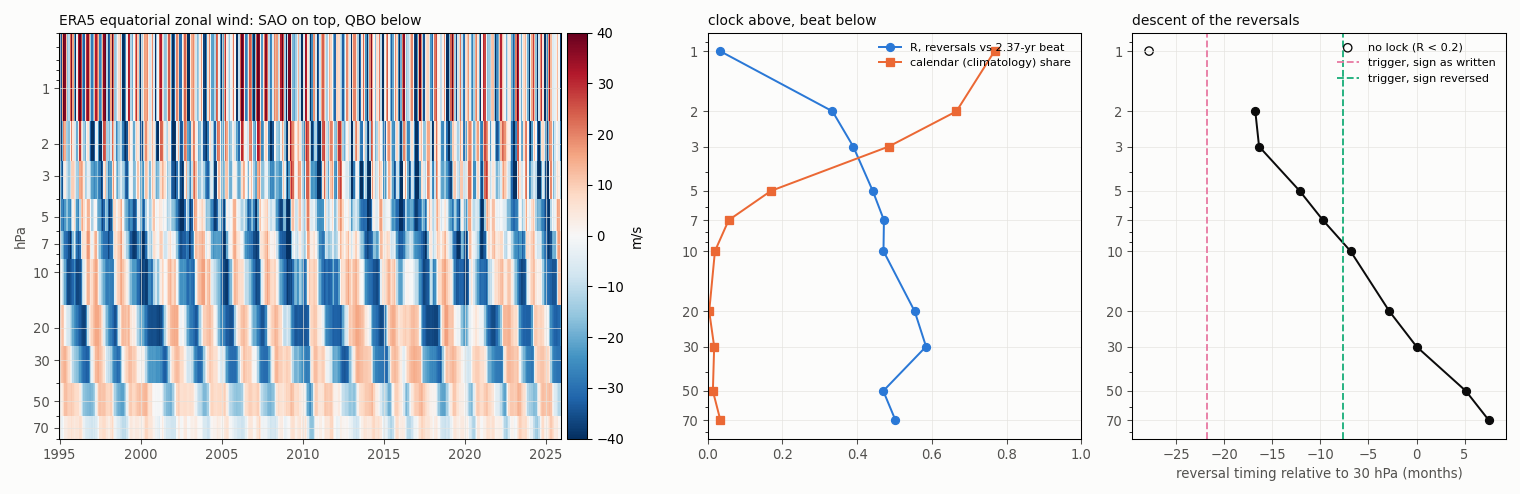

Recreate this plot in Python.
#!/usr/bin/env python3
"""SAO above, QBO below: the calendar clock and where the 2.37-yr beat takes hold (2026-10-22).

Data: ERA5 monthly zonal wind, zonal mean over 5S-5N, 1-70 hPa, 1979-2025
(experiments/Oct2026_generator/SAO/era5_u_eq_monthly.nc, fetch_sao.py).
1. SAO: per level, share of variance in the mean annual cycle and in its semiannual harmonic; year-to-year phase
   lock of the semiannual harmonic (Rayleigh R over years); inequality of the two cycles in the climatology.
2. QBO: per level, the wind minus its climatology, 5-month running mean; reversals with +-3 m/s hysteresis; their
   phase in the 2.370-yr beat (Rayleigh R, mean phase) as in qbo_phase_lock.py; interval-shuffle null for R.
   The mean phase against height gives the descent and the level where the reversal phase equals the drive's beat
   maximum for either sign of the drive (qbo_abs_phase.py: 30 hPa lags 21.8 or 7.6 months).
3. Month of QBO westerly onsets at 10/7/5 hPa against the SAO's westerly months.
    python3 qbo_sao.py  -> qbo_sao.png, stdout
"""
from pathlib import Path

import matplotlib
import netCDF4 as nc
import numpy as np

matplotlib.use("Agg")
import matplotlib.pyplot as plt  # noqa: E402

HERE = Path(__file__).resolve().parent
F = HERE.parent / "experiments/Oct2026_generator/SAO/era5_u_eq_monthly.nc"
F0 = (365.2422 / 27.212221) % 1.0; P0 = 1 / F0
INK, MUTED, GRID, SURF = "#0b0b0b", "#52514e", "#e4e3df", "#fcfcfb"
rng = np.random.default_rng(5)

ds = nc.Dataset(F)
tv = [k for k in ds.variables if "time" in k][0]; pv = [k for k in ds.variables if "pressure" in k or k == "level"][0]
times = nc.num2date(ds.variables[tv][:], ds.variables[tv].units)
T = np.array([d.year + (d.month - 1) / 12 for d in times]); P = np.asarray(ds.variables[pv][:])
U = np.asarray(ds.variables["u"][:]).mean(axis=(2, 3))          # (time, level): zonal and 5S-5N mean
o = np.argsort(T); T, U = T[o], U[o]; lv = np.argsort(P); P, U = P[lv], U[:, lv]
mon = np.round((T % 1) * 12).astype(int) % 12; yrs = np.floor(T).astype(int)
clim = np.array([[U[mon == m, j].mean() for m in range(12)] for j in range(len(P))])      # level x month

print("1. SAO / annual cycle by level")
print(f"{'hPa':>5s} {'clim share':>10s} {'semiann share':>13s} {'semiann R over yrs':>18s} {'SAO W peaks (m/s, months)':>28s} {'E troughs':>20s}")
for j, p in enumerate(P):
    u = U[:, j]; cl = clim[j][mon]
    h2 = np.fft.rfft(clim[j])[2]; sh2 = 2 * abs(h2 / 12) ** 2 / 2 / u.var()
    ph = []
    for y in np.unique(yrs):
        m = yrs == y
        if m.sum() == 12: ph.append(np.angle(np.sum(u[m] * np.exp(-2j * np.pi * 2 * np.arange(12) / 12))))
    R = abs(np.mean(np.exp(1j * np.array(ph))))
    c = clim[j]; w1, w2 = c[1:6].argmax() + 1, c[7:12].argmax() + 7; e1, e2 = np.r_[c[10:], c[:4]].argmin(), c[4:10].argmin() + 4
    e1 = (e1 + 10) % 12
    print(f"{p:5.0f} {cl.var() / u.var():10.2f} {sh2:13.2f} {R:18.2f}   {c[w1]:+5.1f} ({w1 + 1:2d}) / {c[w2]:+5.1f} ({w2 + 1:2d})   {c[e1]:+5.1f} ({e1 + 1:2d}) / {c[e2]:+5.1f} ({e2 + 1:2d})")


def reversals(t, u, thr=3.0):
    out = []; state = np.sign(u[0]) or 1.0; last0 = t[0]
    for i in range(1, len(u)):
        if np.sign(u[i]) != np.sign(u[i - 1]): last0 = t[i - 1] + (t[i] - t[i - 1]) * u[i - 1] / (u[i - 1] - u[i])
        if state < 0 and u[i] > thr: out.append((last0, 1)); state = 1.0
        elif state > 0 and u[i] < -thr: out.append((last0, -1)); state = -1.0
    return np.array([a for a, _ in out]), np.array([b for _, b in out])


print("\n2. QBO (deseasonalized, 5-month mean): lock to the 2.370-yr beat by level")
rows = []
for j, p in enumerate(P):
    a = U[:, j] - clim[j][mon]; a = np.convolve(a, np.ones(5) / 5, "same")
    t, s = reversals(T[2:-2], a[2:-2])
    z = np.mean(np.exp(2j * np.pi * (F0 * (t - 1953.0) + np.where(s > 0, 0, 0.5))))
    d = np.diff(t); nul = []
    for _ in range(2000):
        tt = t[0] + np.concatenate([[0.0], np.cumsum(rng.permutation(d))]); ss = s[0] * (-1.0) ** np.arange(len(tt))
        nul.append(abs(np.mean(np.exp(2j * np.pi * (F0 * (tt - 1953.0) + np.where(ss > 0, 0, 0.5))))))
    ph = (np.angle(z) / (2 * np.pi)) % 1
    rows.append((p, len(t), abs(z), np.mean(np.array(nul) >= abs(z)), ph, a.std()))
    print(f"{p:5.0f} hPa: {len(t):3d} reversals, QBO sd {a.std():5.1f} m/s, R {abs(z):.2f} (shuffle p {rows[-1][3]:.3f}), mean phase {ph:.2f} cycles")
ph30 = [r[4] for r in rows if r[0] == 30][0]
print("\n   phase relative to 30 hPa, in months (negative = earlier, i.e. above):")
print("   " + "  ".join(f"{r[0]:.0f}:{(((r[4] - ph30 + 0.5) % 1) - 0.5) * P0 * 12:+.1f}" for r in rows))
for lab, lag30 in (("drive sign as written", 21.8), ("drive sign reversed", 7.6)):
    print(f"   trigger for '{lab}': {lag30:.1f} months above 30 hPa in time; levels reach that lead at: ",
          ", ".join(f"{r[0]:.0f} hPa {(((r[4] - ph30 + 0.5) % 1) - 0.5) * P0 * 12:+.1f}" for r in rows if r[0] <= 10))

print("\n3. Month of QBO westerly onsets (J..D counts) vs the SAO westerly months")
for p in (10, 7, 5):
    j = list(P).index(p); a = U[:, j] - clim[j][mon]; a = np.convolve(a, np.ones(5) / 5, "same")
    t, s = reversals(T[2:-2], a[2:-2]); mw = np.round((t[s > 0] % 1) * 12).astype(int) % 12; me = np.round((t[s < 0] % 1) * 12).astype(int) % 12
    print(f"   {p:2d} hPa westerly onsets: {' '.join(str(c) for c in np.bincount(mw, minlength=12))}   easterly onsets: {' '.join(str(c) for c in np.bincount(me, minlength=12))}")

fig, axs = plt.subplots(1, 3, figsize=(16, 5.2), facecolor=SURF, gridspec_kw=dict(width_ratios=[1.6, 1, 1]))
ax = axs[0]; m = T >= 1995
im = ax.pcolormesh(T[m], P, U[m].T, cmap="RdBu_r", vmin=-40, vmax=40, shading="auto"); ax.set_yscale("log"); ax.invert_yaxis()
ax.set_yticks(P); ax.set_yticklabels([f"{p:.0f}" for p in P]); ax.set_ylabel("hPa", color=MUTED)
ax.set_title("ERA5 equatorial zonal wind: SAO on top, QBO below", loc="left", fontsize=10.5, color=INK); fig.colorbar(im, ax=ax, pad=0.01, label="m/s")
ax = axs[1]; ax.plot([r[2] for r in rows], P, marker="o", color="#2a78d6", label="R, reversals vs 2.37-yr beat")
ax.plot([np.sqrt(max(0, 1 - 0)) * 0 + (clim[j].var() / U[:, j].var()) for j in range(len(P))], P, marker="s", color="#eb6834", label="calendar (climatology) share")
ax.set_yscale("log"); ax.invert_yaxis(); ax.set_yticks(P); ax.set_yticklabels([f"{p:.0f}" for p in P]); ax.set_xlim(0, 1)
ax.set_title("clock above, beat below", loc="left", fontsize=10.5, color=INK); ax.legend(frameon=False, fontsize=8.5)
ph_up = np.unwrap(2 * np.pi * np.array([r[4] for r in rows])[::-1])[::-1] / (2 * np.pi)    # continuous from 70 hPa upward
rel = (ph_up - ph_up[list(P).index(30)]) * P0 * 12
print("   unwrapped timing relative to 30 hPa (months): " + "  ".join(f"{p:.0f}:{v:+.1f}" for p, v in zip(P, rel)))
ax = axs[2]; lock = np.array([r[2] for r in rows]) > 0.2
ax.plot(rel[lock], P[lock], marker="o", color=INK); ax.scatter(rel[~lock], P[~lock], facecolor="none", edgecolor=INK, s=40, label="no lock (R < 0.2)")
for lag, lab, c in ((-21.8, "trigger, sign as written", "#e87ba4"), (-7.6, "trigger, sign reversed", "#1baf7a")):
    ax.axvline(lag, color=c, lw=1.4, ls="--", label=lab)
ax.set_yscale("log"); ax.invert_yaxis(); ax.set_yticks(P); ax.set_yticklabels([f"{p:.0f}" for p in P])
ax.set_xlabel("reversal timing relative to 30 hPa (months)", color=MUTED); ax.set_title("descent of the reversals", loc="left", fontsize=10.5, color=INK)
ax.legend(frameon=False, fontsize=8.5)
for a_ in axs:
    a_.set_facecolor(SURF); a_.tick_params(colors=MUTED); a_.grid(True, color=GRID, lw=0.5)
fig.tight_layout(); fig.savefig(HERE / "qbo_sao.png", dpi=95, facecolor=SURF)
print("plot: qbo_sao.png")
